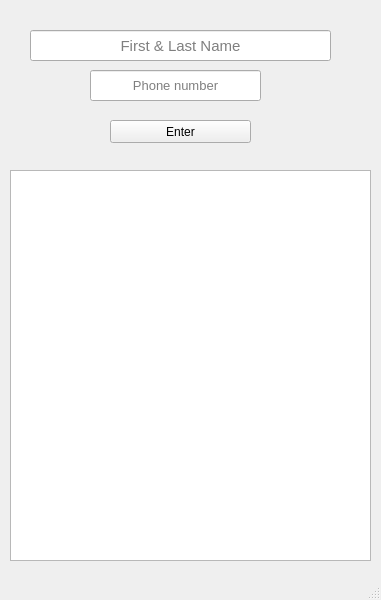
<?xml version="1.0" encoding="UTF-8"?>
<ui version="4.0">
 <class>MainWindow</class>
 <widget class="QMainWindow" name="MainWindow">
  <property name="geometry">
   <rect>
    <x>0</x>
    <y>0</y>
    <width>381</width>
    <height>600</height>
   </rect>
  </property>
  <property name="windowTitle">
   <string>Phonebook</string>
  </property>
  <widget class="QWidget" name="centralwidget">
   <widget class="QListWidget" name="listWidget">
    <property name="geometry">
     <rect>
      <x>10</x>
      <y>170</y>
      <width>361</width>
      <height>391</height>
     </rect>
    </property>
    <property name="font">
     <font>
      <family>Trebuchet MS</family>
      <pointsize>10</pointsize>
     </font>
    </property>
   </widget>
   <widget class="QLineEdit" name="lineEdit_name">
    <property name="geometry">
     <rect>
      <x>30</x>
      <y>30</y>
      <width>301</width>
      <height>31</height>
     </rect>
    </property>
    <property name="font">
     <font>
      <family>Arial</family>
      <pointsize>11</pointsize>
     </font>
    </property>
    <property name="text">
     <string/>
    </property>
    <property name="alignment">
     <set>Qt::AlignCenter</set>
    </property>
    <property name="placeholderText">
     <string>First &amp; Last Name</string>
    </property>
   </widget>
   <widget class="QLineEdit" name="lineEdit_phone">
    <property name="geometry">
     <rect>
      <x>90</x>
      <y>70</y>
      <width>171</width>
      <height>31</height>
     </rect>
    </property>
    <property name="font">
     <font>
      <pointsize>10</pointsize>
     </font>
    </property>
    <property name="text">
     <string/>
    </property>
    <property name="alignment">
     <set>Qt::AlignCenter</set>
    </property>
    <property name="placeholderText">
     <string>Phone number</string>
    </property>
   </widget>
   <widget class="QPushButton" name="pushButton_enter">
    <property name="geometry">
     <rect>
      <x>110</x>
      <y>120</y>
      <width>141</width>
      <height>23</height>
     </rect>
    </property>
    <property name="text">
     <string>Enter</string>
    </property>
   </widget>
  </widget>
  <widget class="QMenuBar" name="menubar">
   <property name="geometry">
    <rect>
     <x>0</x>
     <y>0</y>
     <width>381</width>
     <height>21</height>
    </rect>
   </property>
  </widget>
  <widget class="QStatusBar" name="statusbar"/>
 </widget>
 <resources/>
 <connections/>
</ui>
